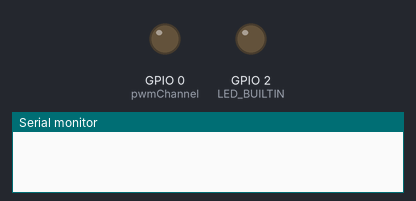
A sketch run on a simulated ESP32. Parts: output pins drawn as LEDs (lit = HIGH), the last lines printed to the serial monitor.

Above: at 0.05 s.
At 0.25 s:
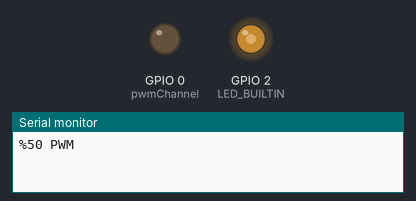
At 0.4 s:
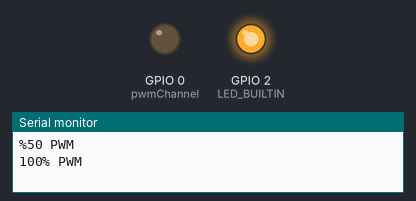
Timing chart, 0 to 3.0 s (numbered marks = the images above):
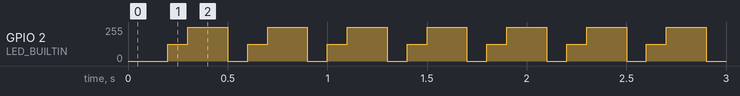

Measured:
- by itself, GPIO 2 (LED_BUILTIN): repeats every 0.40 s: 255/255 0.20 s, 0/255 0.10 s, 127/255 0.10 s

The sketch:

Pulse_Width_Modulation_.ino
```cpp
#include <Wire.h>

const int pwmFrequency = 5000;
const int pwmChannel = 0;
const int pwmBitResolution = 8;


void setup() {
  Serial.begin(9600);
  // cpnfigure PWM functionalities
  ledcSetup(pwmChannel, pwmFrequency, pwmBitResolution);

  // attach the pwmChannel to the output GPIO to be controlled
  ledcAttachPin(LED_BUILTIN, pwmChannel);

}

void loop() {
  delay(100);
  ledcWrite(pwmChannel, 0);
  // ledcWrite will write the value to the pwmChannel;
  delay(100);
  ledcWrite(pwmChannel, 127);
  Serial.println("%50 PWM");
  delay(100);
  ledcWrite(pwmChannel, 255);
  Serial.println("100% PWM");
  delay(100);
  ledcAttachPin(pwmChannel, 127);
}
```
